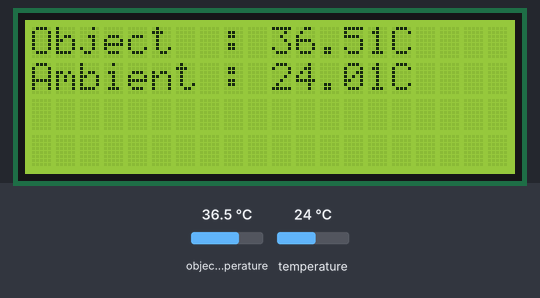
Bench run of a sketch on a simulated Arduino Uno, built with avr-gcc and run on an emulated ATmega328P. Shown: 20×4 character LCD. The test bench sets the inputs (shaded band); at power-on: object temperature 36.5 °C, temperature 24 °C. What the sketch prints to the serial monitor is not drawn.

Above: at 1.2 s.
1.3 s: object temperature set to 20 °C
At 2.0 s:
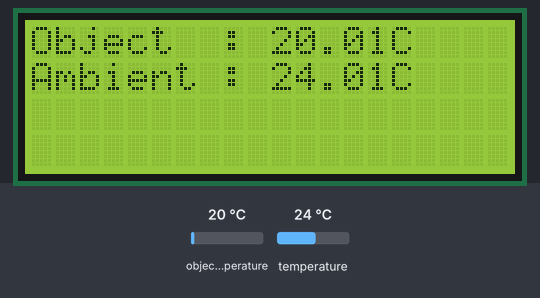
2.8 s: temperature set to 12 °C
At 3.4 s:
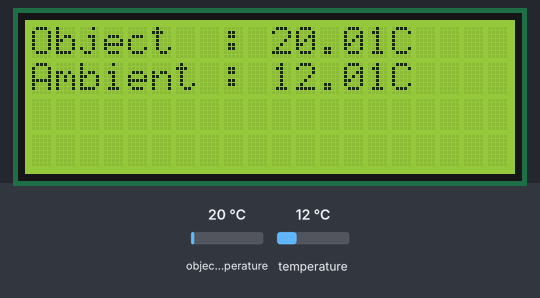
4.3 s: object temperature set to 32 °C
At 4.8 s:
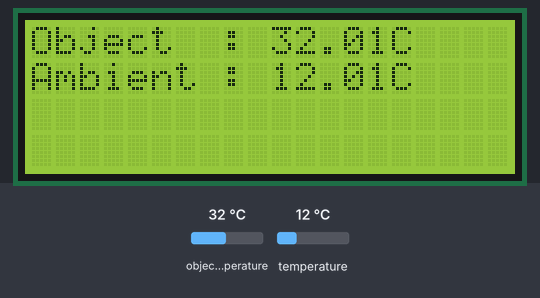
5.8 s: temperature set to 19 °C
Timing chart, 0 to 8.3 s (numbered marks = the images above; inputs shaded):
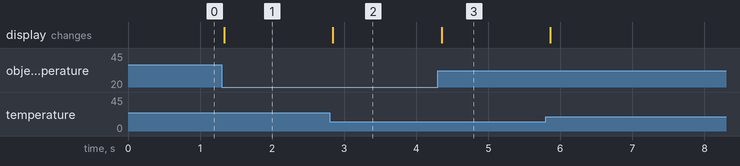

The sketch:

forehead_lcd.ino
```cpp
// ---------- Forehead (LCD i2c)
// ---------- Arduino No Touch Thermometer
// ---------- Components: Arduino Uno, CJMCU906 (MLX90614), OLED SSD1306, LCD
// ---------- by Judhi Prasetyo, March 2020 for The Arduino Day

#include <Wire.h>
#include <Adafruit_MLX90614.h>
Adafruit_MLX90614 mlx = Adafruit_MLX90614();  // preparing sensor

#include <LiquidCrystal_I2C.h>
LiquidCrystal_I2C lcd(0x27,20,4);  // set the LCD address to 0x27 for a 16 chars and 2 line display

float ta; // ambient temperature
float to; // object temperature

int loop_interval = 500; // check temp every 5 sec

void setup() {
  Serial.begin(115200);
  // starting LCD
  lcd.init();
  lcd.backlight();
}

void loop() {
  // reading object (to) and ambient (ta) temperature
  to = mlx.readObjectTempC();
  ta = mlx.readAmbientTempC();

  // log to Serial port
  Serial.println("Object:" + String(to) + ", Ambient:" + String(ta));

  // show on LCD
  lcd.setCursor(0,0);
  lcd.print("Object  : "  + String(to) + "C");
  lcd.setCursor(0,1);
  lcd.print("Ambient : " + String(ta) + "C");
}
```

Measured:
- after the input at 1.3 s, the display: changes at once (image 1)
- after the input at 2.8 s, the display: changes at once (image 2)
- after the input at 4.3 s, the display: changes after 0.05 s (image 3)
